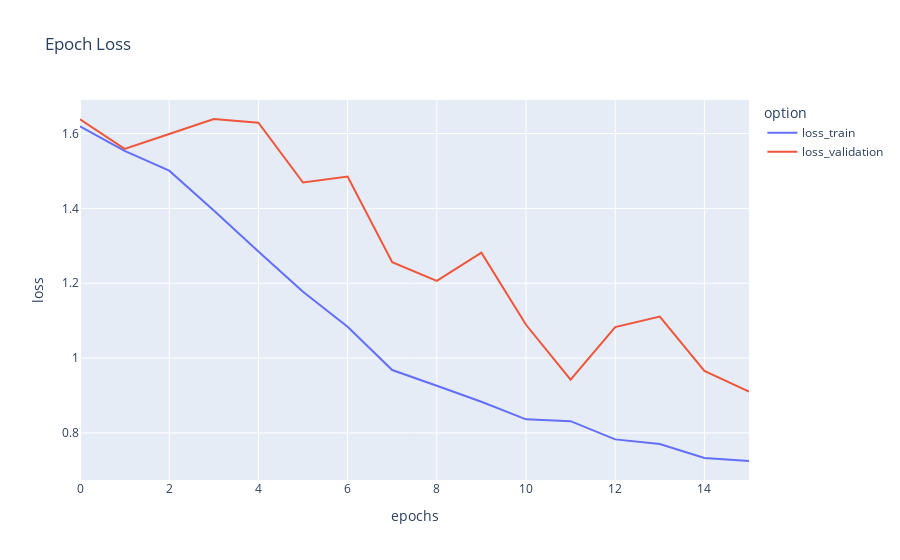

The notebook cell saved with this chart:
### Code cell
metrics_df = plot_graph("loss")
metrics_df.plot(title="Epoch Loss", labels=dict(index="epochs", value="loss", variable="option"))

### Figure 1 — Plotly figure (JSON) as saved in the notebook; plotly's stock layout.template omitted (floating-point values rounded to 4 significant figures)
{"data": [{"hovertemplate": "option=loss_train<br>epochs=%{x}<br>loss=%{y}<extra></extra>", "legendgroup": "loss_train", "line": {"color": "#636efa", "dash": "solid"}, "mode": "lines", "name": "loss_train", "orientation": "v", "showlegend": true, "type": "scatter", "x": [0, 1, 2, 3, 4, 5, 6, 7, 8, 9, 10, 11, 12, 13, 14, 15], "xaxis": "x", "y": [1.619, 1.554, 1.501, 1.394, 1.285, 1.177, 1.084, 0.968, 0.9262, 0.8831, 0.8363, 0.8314, 0.7827, 0.7702, 0.7329, 0.7249], "yaxis": "y"}, {"hovertemplate": "option=loss_validation<br>epochs=%{x}<br>loss=%{y}<extra></extra>", "legendgroup": "loss_validation", "line": {"color": "#EF553B", "dash": "solid"}, "mode": "lines", "name": "loss_validation", "orientation": "v", "showlegend": true, "type": "scatter", "x": [0, 1, 2, 3, 4, 5, 6, 7, 8, 9, 10, 11, 12, 13, 14, 15], "xaxis": "x", "y": [1.638, 1.559, 1.599, 1.639, 1.629, 1.469, 1.485, 1.256, 1.206, 1.282, 1.089, 0.9421, 1.083, 1.111, 0.9656, 0.9103], "yaxis": "y"}], "layout": {"legend": {"title": {"text": "option"}, "tracegroupgap": 0}, "title": {"text": "Epoch Loss"}, "xaxis": {"anchor": "y", "domain": [0, 1], "title": {"text": "epochs"}}, "yaxis": {"anchor": "x", "domain": [0, 1], "title": {"text": "loss"}}}}
